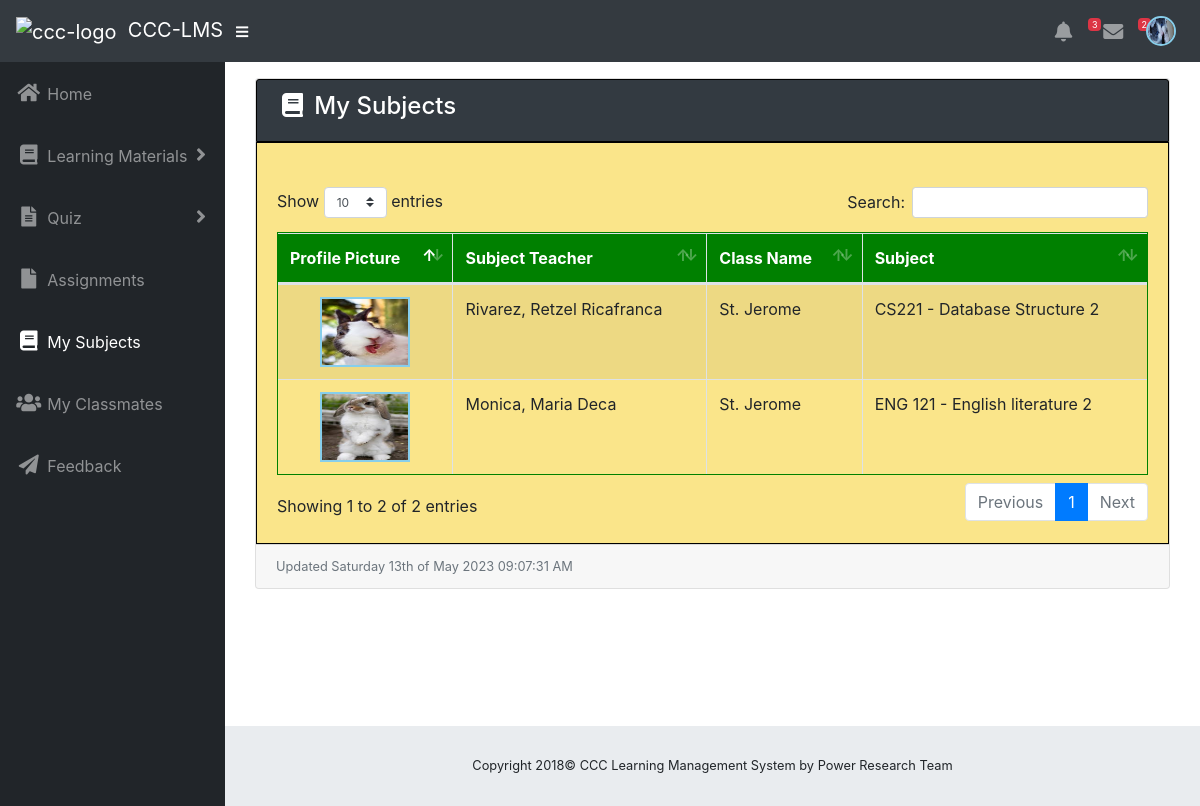
The app's page /pages/admin/student_subject.php (signed in) with its own data.
### tables this page shows
CREATE TABLE `tblstudentclass` (
  `studclass_id` int(11) NOT NULL,
  `classid` int(11) NOT NULL,
  `year_level` varchar(20) NOT NULL,
  `studentid` int(11) NOT NULL,
  `subjectid` int(11) NOT NULL,
  `teacherid` int(11) NOT NULL
);

CREATE TABLE `tblteacher` (
  `id` int(50) NOT NULL,
  `images` varchar(256) NOT NULL,
  `lname` varchar(256) NOT NULL,
  `fname` varchar(256) NOT NULL,
  `mname` varchar(256) NOT NULL,
  `contact` varchar(256) NOT NULL,
  `address` varchar(256) NOT NULL,
  `username` varchar(256) NOT NULL,
  `password` varchar(256) NOT NULL
);

CREATE TABLE `tblclass` (
  `class_id` int(11) NOT NULL,
  `classname` varchar(50) NOT NULL,
  `schoolyearid` int(11) NOT NULL,
  `yearlevel` varchar(50) NOT NULL,
  `department` varchar(20) NOT NULL
);

CREATE TABLE `tblsubjects` (
  `s_id` int(11) NOT NULL,
  `subjectname` varchar(50) NOT NULL,
  `Description` varchar(100) NOT NULL,
  `yearlevel` varchar(50) NOT NULL,
  `semester` varchar(50) NOT NULL
);

### pages/admin/student_subject.php (the view, shortened to what this page needs)
<?php include('admin_header.php');
	include'../connection.php';
?>
  <body id="page-top">
<?php include"student_headerpanel.php";?>
    <div id="wrapper">
      <ul class="sidebar navbar-nav" style="font-size: 20px;">
		<li class="nav-item">
          <a class="nav-link" href="student_page.php">
            <i class="fas fa-fw fa-home"></i>
            <span>Home</span></a>
        </li>
		<li class="nav-item dropdown">
          <a class="nav-link dropdown-toggle" href="#" id="pagesDropdown" role="button" data-toggle="dropdown" aria-haspopup="true" aria-expanded="false">
            <i class="fas fa-fw fa-book"></i>
            <span>Learning Materials</span>
          </a>
		  </li>
		<li class="nav-item dropdown">
          <a class="nav-link dropdown-toggle" href="#" id="pagesDropdown" role="button" data-toggle="dropdown" aria-haspopup="true" aria-expanded="false">
            <i class="fas fa-fw fa-file-text"></i>
            <span>Quiz</span>
          </a>
		  </li>
		<li class="nav-item">
          <a class="nav-link" href="student_assignment.php">
            <i class="fas fa-fw fa-file"></i>
            <span>Assignments</span></a>
        </li>
		<li class="nav-item active">
          <a class="nav-link" href="student_subject.php">
            <i class="fas fa-fw fa-book"></i>
            <span>My Subjects</span></a>
        </li>
		<li class="nav-item">
          <a class="nav-link" href="student_classmates.php">
            <i class="fas fa-fw fa-users"></i>
            <span>My Classmates</span></a>
        </li>
		<li class="nav-item">
          <a class="nav-link" data-toggle="modal" data-target="#feedbackModal">
            <i class="fas fa-fw fa-paper-plane"></i>
            <span>Feedback</span></a>
        </li>
      </ul>
 <div id="content-wrapper">
        <div class="container-fluid">
          <div class="container-fluid">
          <div class="card mb-3">
            <div class="card-header" style = "background-color:rgb(51, 58, 65);color:white;border:1px solid black;">
              <h4><i class="fas fa-fw fa-book"></i>
              My Subjects</div></h4>
            <div class="card-body" style="background-color:rgb(250, 229, 138);border:1px solid black;">
            <br/>
				<div class= "table-responsive">
					<table id="tblstudentsubject" style="border:solid 1px green;"class="table table-striped table-bordered">
						<thead style="background-color: green;color:white;">
							<tr>
								<th>Profile Picture</th>
								<th>Subject Teacher</th>
								<th>Class Name</th>
                                <th>Subject</th>
							</tr>
						</thead>
						<tbody>
						  <?php
								 $squery = mysqli_query($con, "select *,st.images as stimg,t.images as timg,t.id as teacherid,c.class_id as cid, st.id as stid,
								  sb.s_id as sbid, sc.studclass_id as sid,CONCAT(st.lname, ', ', st.fname, ' ',st.mname) as sname,
								  CONCAT(t.lname, ', ', t.fname, ' ',t.mname) as teachername from tblstudentclass sc
								  left join tblclass c on sc.classid = c.class_id
								  left join tblstudent st on sc.studentid = st.id
								  left join tblsubjects sb on sc.subjectid = sb.s_id
								  left join tblteacher t on sc.teacherid = t.id
								  where sc.studentid = '".$_SESSION['student_id']."' order by sc.studclass_id ASC");
								  while($row = mysqli_fetch_array($squery))
								  {
									echo '
									<tr>
										<td><center><img src="'.$row['timg'].'"style="height:70px; width:90px;border:2px solid skyblue;"/></center></td>
										<td>'.$row['teachername'].'</td>
										<td>'.$row['classname'].'</td>
										<td>'.$row['subjectname'].' - '.$row['Description'].'</td>
									</tr>
									';
								   }
                           ?>
						</tbody>
					</table>
				</div>
			  </div>
            <div class="card-footer small text-muted">Updated <?php echo date('l jS \of F Y h:i:s A'); ?></div>
          </div>
        </div>
        <footer class="sticky-footer">
          <div class="container my-auto">
            <div class="copyright text-center my-auto">
              <span>Copyright 2018© CCC Learning Management System by Power Research Team</span>
            </div>
          </div>
        </footer>
      </div>
    </div>
  </body>
</html>

### pages/admin/css/sb-admin.css (style rules this page uses)
html { position: relative; min-height: 100%; }
body { height: 100%; }
#wrapper { display: -webkit-box; display: -ms-flexbox; display: flex; }
#wrapper #content-wrapper { overflow-x: hidden; width: 100%; padding-top: 1rem; padding-bottom: 80px; }
.navbar-nav .nav-item.active .nav-link { color: #fff; }
.navbar-nav .nav-item.dropdown .dropdown-toggle::after { width: 1rem; text-align: center; float: right; vertical-align: 0; border: 0; font-weight: 900; content: '\f105'; font-family: 'Font Awesome 5 Free'; }
.sidebar { width: 90px !important; background-color: #212529; min-height: calc(100vh - 56px); }
.sidebar .nav-item:last-child { margin-bottom: 1rem; }
.sidebar .nav-item .nav-link { text-align: center; padding: 0.75rem 1rem; width: 90px; }
.sidebar .nav-item .nav-link span { font-size: 0.65rem; display: block; }
.sidebar .nav-item.dropdown .dropdown-toggle::after { display: none; }
.sidebar .nav-item .nav-link { color: rgba(255, 255, 255, 0.5); }
@media (min-width: 768px) { .sidebar { width: 225px !important; } }
@media (min-width: 768px) { .sidebar .nav-item .nav-link { display: block; width: 100%; text-align: left; padding: 1rem; width: 225px; } }
@media (min-width: 768px) { .sidebar .nav-item .nav-link span { font-size: 1rem; display: inline; } }
@media (min-width: 768px) { .sidebar .nav-item.dropdown .dropdown-toggle::after { display: block; } }
:root { --input-padding-x: 0.75rem; --input-padding-y: 0.75rem; }
footer.sticky-footer { display: -webkit-box; display: -ms-flexbox; display: flex; position: absolute; right: 0; bottom: 0; width: calc(100% - 90px); height: 80px; background-color: #e9ecef; }
footer.sticky-footer .copyright { line-height: 1; font-size: 0.8rem; }
@media (min-width: 768px) { footer.sticky-footer { width: calc(100% - 225px); } }

### records on screen
tblstudentclass: teacherid.images (picture), teachername "Rivarez, Retzel Ricafranca", classid.classname "St. Jerome", subjectid.subjectname "CS221", subjectid.Description "Database Structure 2"
tblstudentclass: teacherid.images (picture), teachername "Monica, Maria Deca", classid.classname "St. Jerome", subjectid.subjectname "ENG 121", subjectid.Description "English literature 2"

### other values on screen
$_SESSION['notify_count'] "3"
$_SESSION['student_message_count'] "2"
